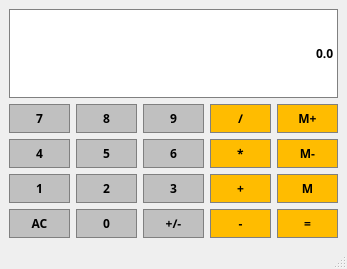
<?xml version="1.0" encoding="UTF-8"?>
<ui version="4.0">
 <class>MainWindow</class>
 <widget class="QMainWindow" name="MainWindow">
  <property name="geometry">
   <rect>
    <x>0</x>
    <y>0</y>
    <width>347</width>
    <height>269</height>
   </rect>
  </property>
  <property name="font">
   <font>
    <family>Noto Sans Adlam</family>
    <weight>75</weight>
    <bold>true</bold>
   </font>
  </property>
  <property name="windowTitle">
   <string>MainWindow</string>
  </property>
  <widget class="QWidget" name="centralwidget">
   <layout class="QGridLayout" name="gridLayout">
    <item row="2" column="2">
     <widget class="QPushButton" name="Button6">
      <property name="sizePolicy">
       <sizepolicy hsizetype="Preferred" vsizetype="Preferred">
        <horstretch>0</horstretch>
        <verstretch>0</verstretch>
       </sizepolicy>
      </property>
      <property name="styleSheet">
       <string notr="true">QPushButton {
	background-color: #C0C0C0;
	border: 1px solid gray;
	padding: 5px;
}

QPushButton:pressed {
	background-color: #A9A9A9;
	border: 1px solid gray;
	padding: 5px;
}</string>
      </property>
      <property name="text">
       <string>6</string>
      </property>
     </widget>
    </item>
    <item row="2" column="4">
     <widget class="QPushButton" name="ButtonMM">
      <property name="sizePolicy">
       <sizepolicy hsizetype="Preferred" vsizetype="Preferred">
        <horstretch>0</horstretch>
        <verstretch>0</verstretch>
       </sizepolicy>
      </property>
      <property name="styleSheet">
       <string notr="true">QPushButton {
	background-color: #FFBC00;
	border: 1px solid gray;
	padding: 5px;
}

QPushButton:pressed {
	background-color: #A9A9A9;
	border: 1px solid gray;
	padding: 5px;
}</string>
      </property>
      <property name="text">
       <string>M-</string>
      </property>
     </widget>
    </item>
    <item row="1" column="1">
     <widget class="QPushButton" name="Button8">
      <property name="sizePolicy">
       <sizepolicy hsizetype="Preferred" vsizetype="Preferred">
        <horstretch>0</horstretch>
        <verstretch>0</verstretch>
       </sizepolicy>
      </property>
      <property name="styleSheet">
       <string notr="true">QPushButton {
	background-color: #C0C0C0;
	border: 1px solid gray;
	padding: 5px;
}

QPushButton:pressed {
	background-color: #A9A9A9;
	border: 1px solid gray;
	padding: 5px;
}</string>
      </property>
      <property name="text">
       <string>8</string>
      </property>
     </widget>
    </item>
    <item row="3" column="3">
     <widget class="QPushButton" name="ButtonPlus">
      <property name="sizePolicy">
       <sizepolicy hsizetype="Preferred" vsizetype="Preferred">
        <horstretch>0</horstretch>
        <verstretch>0</verstretch>
       </sizepolicy>
      </property>
      <property name="styleSheet">
       <string notr="true">QPushButton {
	background-color: #FFBC00;
	border: 1px solid gray;
	padding: 5px;
}

QPushButton:pressed {
	background-color: #A9A9A9;
	border: 1px solid gray;
	padding: 5px;
}</string>
      </property>
      <property name="text">
       <string>+</string>
      </property>
     </widget>
    </item>
    <item row="2" column="3">
     <widget class="QPushButton" name="ButtonMult">
      <property name="sizePolicy">
       <sizepolicy hsizetype="Preferred" vsizetype="Preferred">
        <horstretch>0</horstretch>
        <verstretch>0</verstretch>
       </sizepolicy>
      </property>
      <property name="styleSheet">
       <string notr="true">QPushButton {
	background-color: #FFBC00;
	border: 1px solid gray;
	padding: 5px;
}

QPushButton:pressed {
	background-color: #A9A9A9;
	border: 1px solid gray;
	padding: 5px;
}</string>
      </property>
      <property name="text">
       <string>*</string>
      </property>
     </widget>
    </item>
    <item row="3" column="1">
     <widget class="QPushButton" name="Button2">
      <property name="sizePolicy">
       <sizepolicy hsizetype="Preferred" vsizetype="Preferred">
        <horstretch>0</horstretch>
        <verstretch>0</verstretch>
       </sizepolicy>
      </property>
      <property name="styleSheet">
       <string notr="true">QPushButton {
	background-color: #C0C0C0;
	border: 1px solid gray;
	padding: 5px;
}

QPushButton:pressed {
	background-color: #A9A9A9;
	border: 1px solid gray;
	padding: 5px;
}</string>
      </property>
      <property name="text">
       <string>2</string>
      </property>
     </widget>
    </item>
    <item row="3" column="4">
     <widget class="QPushButton" name="ButtonM">
      <property name="sizePolicy">
       <sizepolicy hsizetype="Preferred" vsizetype="Preferred">
        <horstretch>0</horstretch>
        <verstretch>0</verstretch>
       </sizepolicy>
      </property>
      <property name="styleSheet">
       <string notr="true">QPushButton {
	background-color: #FFBC00;
	border: 1px solid gray;
	padding: 5px;
}

QPushButton:pressed {
	background-color: #A9A9A9;
	border: 1px solid gray;
	padding: 5px;
}</string>
      </property>
      <property name="text">
       <string>M</string>
      </property>
     </widget>
    </item>
    <item row="1" column="3">
     <widget class="QPushButton" name="ButtonDivide">
      <property name="sizePolicy">
       <sizepolicy hsizetype="Preferred" vsizetype="Preferred">
        <horstretch>0</horstretch>
        <verstretch>0</verstretch>
       </sizepolicy>
      </property>
      <property name="styleSheet">
       <string notr="true">QPushButton {
	background-color: #FFBC00;
	border: 1px solid gray;
	padding: 5px;
}

QPushButton:pressed {
	background-color: #A9A9A9;
	border: 1px solid gray;
	padding: 5px;
}</string>
      </property>
      <property name="text">
       <string>/</string>
      </property>
     </widget>
    </item>
    <item row="2" column="0">
     <widget class="QPushButton" name="Button4">
      <property name="sizePolicy">
       <sizepolicy hsizetype="Preferred" vsizetype="Preferred">
        <horstretch>0</horstretch>
        <verstretch>0</verstretch>
       </sizepolicy>
      </property>
      <property name="styleSheet">
       <string notr="true">QPushButton {
	background-color: #C0C0C0;
	border: 1px solid gray;
	padding: 5px;
}

QPushButton:pressed {
	background-color: #A9A9A9;
	border: 1px solid gray;
	padding: 5px;
}</string>
      </property>
      <property name="text">
       <string>4</string>
      </property>
     </widget>
    </item>
    <item row="3" column="2">
     <widget class="QPushButton" name="Button3">
      <property name="sizePolicy">
       <sizepolicy hsizetype="Preferred" vsizetype="Preferred">
        <horstretch>0</horstretch>
        <verstretch>0</verstretch>
       </sizepolicy>
      </property>
      <property name="styleSheet">
       <string notr="true">QPushButton {
	background-color: #C0C0C0;
	border: 1px solid gray;
	padding: 5px;
}

QPushButton:pressed {
	background-color: #A9A9A9;
	border: 1px solid gray;
	padding: 5px;
}</string>
      </property>
      <property name="text">
       <string>3</string>
      </property>
     </widget>
    </item>
    <item row="1" column="2">
     <widget class="QPushButton" name="Button9">
      <property name="sizePolicy">
       <sizepolicy hsizetype="Preferred" vsizetype="Preferred">
        <horstretch>0</horstretch>
        <verstretch>0</verstretch>
       </sizepolicy>
      </property>
      <property name="styleSheet">
       <string notr="true">QPushButton {
	background-color: #C0C0C0;
	border: 1px solid gray;
	padding: 5px;
}

QPushButton:pressed {
	background-color: #A9A9A9;
	border: 1px solid gray;
	padding: 5px;
}</string>
      </property>
      <property name="text">
       <string>9</string>
      </property>
     </widget>
    </item>
    <item row="2" column="1">
     <widget class="QPushButton" name="Button5">
      <property name="sizePolicy">
       <sizepolicy hsizetype="Preferred" vsizetype="Preferred">
        <horstretch>0</horstretch>
        <verstretch>0</verstretch>
       </sizepolicy>
      </property>
      <property name="styleSheet">
       <string notr="true">QPushButton {
	background-color: #C0C0C0;
	border: 1px solid gray;
	padding: 5px;
}

QPushButton:pressed {
	background-color: #A9A9A9;
	border: 1px solid gray;
	padding: 5px;
}</string>
      </property>
      <property name="text">
       <string>5</string>
      </property>
     </widget>
    </item>
    <item row="3" column="0">
     <widget class="QPushButton" name="Button1">
      <property name="sizePolicy">
       <sizepolicy hsizetype="Preferred" vsizetype="Preferred">
        <horstretch>0</horstretch>
        <verstretch>0</verstretch>
       </sizepolicy>
      </property>
      <property name="styleSheet">
       <string notr="true">QPushButton {
	background-color: #C0C0C0;
	border: 1px solid gray;
	padding: 5px;
}

QPushButton:pressed {
	background-color: #A9A9A9;
	border: 1px solid gray;
	padding: 5px;
}</string>
      </property>
      <property name="text">
       <string>1</string>
      </property>
     </widget>
    </item>
    <item row="1" column="4">
     <widget class="QPushButton" name="ButtonMP">
      <property name="sizePolicy">
       <sizepolicy hsizetype="Preferred" vsizetype="Preferred">
        <horstretch>0</horstretch>
        <verstretch>0</verstretch>
       </sizepolicy>
      </property>
      <property name="styleSheet">
       <string notr="true">QPushButton {
	background-color: #FFBC00;
	border: 1px solid gray;
	padding: 5px;
}

QPushButton:pressed {
	background-color: #A9A9A9;
	border: 1px solid gray;
	padding: 5px;
}</string>
      </property>
      <property name="text">
       <string>M+</string>
      </property>
     </widget>
    </item>
    <item row="1" column="0">
     <widget class="QPushButton" name="Button7">
      <property name="sizePolicy">
       <sizepolicy hsizetype="Preferred" vsizetype="Preferred">
        <horstretch>0</horstretch>
        <verstretch>0</verstretch>
       </sizepolicy>
      </property>
      <property name="styleSheet">
       <string notr="true">QPushButton {
	background-color: #C0C0C0;
	border: 1px solid gray;
	padding: 5px;
}

QPushButton:pressed {
	background-color: #A9A9A9;
	border: 1px solid gray;
	padding: 5px;
}</string>
      </property>
      <property name="text">
       <string>7</string>
      </property>
     </widget>
    </item>
    <item row="4" column="0">
     <widget class="QPushButton" name="ButtonAC">
      <property name="sizePolicy">
       <sizepolicy hsizetype="Preferred" vsizetype="Preferred">
        <horstretch>0</horstretch>
        <verstretch>0</verstretch>
       </sizepolicy>
      </property>
      <property name="styleSheet">
       <string notr="true">QPushButton {
	background-color: #C0C0C0;
	border: 1px solid gray;
	padding: 5px;
}

QPushButton:pressed {
	background-color: #A9A9A9;
	border: 1px solid gray;
	padding: 5px;
}</string>
      </property>
      <property name="text">
       <string>AC</string>
      </property>
     </widget>
    </item>
    <item row="4" column="1">
     <widget class="QPushButton" name="Button0">
      <property name="sizePolicy">
       <sizepolicy hsizetype="Preferred" vsizetype="Preferred">
        <horstretch>0</horstretch>
        <verstretch>0</verstretch>
       </sizepolicy>
      </property>
      <property name="styleSheet">
       <string notr="true">QPushButton {
	background-color: #C0C0C0;
	border: 1px solid gray;
	padding: 5px;
}

QPushButton:pressed {
	background-color: #A9A9A9;
	border: 1px solid gray;
	padding: 5px;
}</string>
      </property>
      <property name="text">
       <string>0</string>
      </property>
     </widget>
    </item>
    <item row="4" column="2">
     <widget class="QPushButton" name="ButtonSign">
      <property name="sizePolicy">
       <sizepolicy hsizetype="Preferred" vsizetype="Preferred">
        <horstretch>0</horstretch>
        <verstretch>0</verstretch>
       </sizepolicy>
      </property>
      <property name="styleSheet">
       <string notr="true">QPushButton {
	background-color: #C0C0C0;
	border: 1px solid gray;
	padding: 5px;
}

QPushButton:pressed {
	background-color: #A9A9A9;
	border: 1px solid gray;
	padding: 5px;
}</string>
      </property>
      <property name="text">
       <string>+/-</string>
      </property>
     </widget>
    </item>
    <item row="4" column="3">
     <widget class="QPushButton" name="ButtonMinus">
      <property name="sizePolicy">
       <sizepolicy hsizetype="Preferred" vsizetype="Preferred">
        <horstretch>0</horstretch>
        <verstretch>0</verstretch>
       </sizepolicy>
      </property>
      <property name="styleSheet">
       <string notr="true">QPushButton {
	background-color: #FFBC00;
	border: 1px solid gray;
	padding: 5px;
}

QPushButton:pressed {
	background-color: #A9A9A9;
	border: 1px solid gray;
	padding: 5px;
}</string>
      </property>
      <property name="text">
       <string>-</string>
      </property>
     </widget>
    </item>
    <item row="4" column="4">
     <widget class="QPushButton" name="ButtonEquals">
      <property name="sizePolicy">
       <sizepolicy hsizetype="Preferred" vsizetype="Preferred">
        <horstretch>0</horstretch>
        <verstretch>0</verstretch>
       </sizepolicy>
      </property>
      <property name="styleSheet">
       <string notr="true">QPushButton {
	background-color: #FFBC00;
	border: 1px solid gray;
	padding: 5px;
}

QPushButton:pressed {
	background-color: #A9A9A9;
	border: 1px solid gray;
	padding: 5px;
}</string>
      </property>
      <property name="text">
       <string>=</string>
      </property>
     </widget>
    </item>
    <item row="0" column="0" colspan="5">
     <widget class="QLineEdit" name="display">
      <property name="sizePolicy">
       <sizepolicy hsizetype="Preferred" vsizetype="Expanding">
        <horstretch>0</horstretch>
        <verstretch>0</verstretch>
       </sizepolicy>
      </property>
      <property name="styleSheet">
       <string notr="true">QLineEdit {
	border: 1px solid gray;
}</string>
      </property>
      <property name="text">
       <string>0.0</string>
      </property>
      <property name="alignment">
       <set>Qt::AlignRight|Qt::AlignTrailing|Qt::AlignVCenter</set>
      </property>
     </widget>
    </item>
   </layout>
  </widget>
  <widget class="QMenuBar" name="menubar">
   <property name="geometry">
    <rect>
     <x>0</x>
     <y>0</y>
     <width>347</width>
     <height>23</height>
    </rect>
   </property>
  </widget>
  <widget class="QStatusBar" name="statusbar"/>
  <action name="actionWhy_not">
   <property name="text">
    <string>Why not</string>
   </property>
  </action>
  <action name="actionpoop">
   <property name="text">
    <string>poop</string>
   </property>
  </action>
  <action name="actionheres_a_pop_out">
   <property name="text">
    <string>heres a pop out</string>
   </property>
  </action>
  <action name="actionand_another_one">
   <property name="text">
    <string>and another one</string>
   </property>
  </action>
 </widget>
 <resources/>
 <connections/>
</ui>
